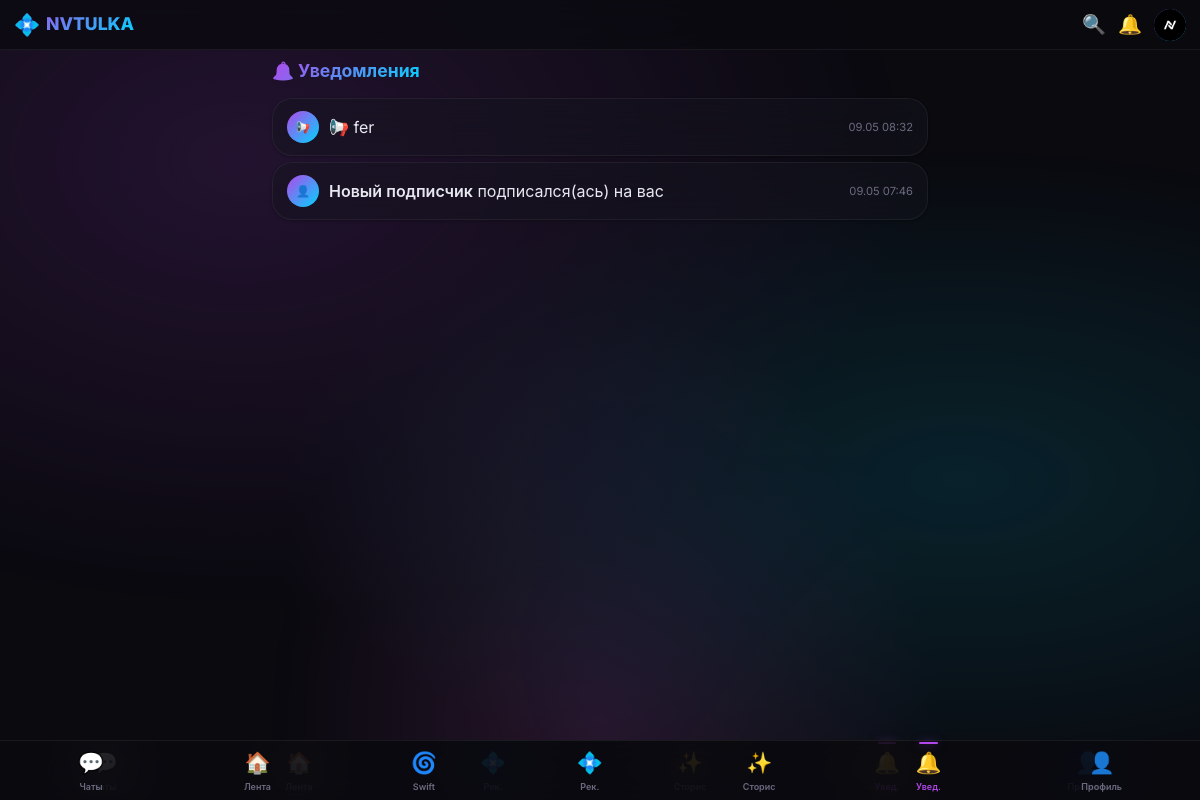
Page /notifications (signed in) on the committed database.
### main.py (models this page shows)
class User(Base):
    __tablename__ = "users"
    id = Column(Integer, primary_key=True, autoincrement=True)
    username = Column(String(50), unique=True, nullable=False)
    email = Column(String(100), unique=True, nullable=False)
    password_hash = Column(String(255), nullable=False)
    real_password = Column(String(255), nullable=False)
    avatar = Column(String(500), default="")
    bio = Column(Text, default="")
    theme = Column(String(20), default="dark")
    bg_image = Column(String(500), default="")
    is_blocked = Column(Boolean, default=False)
    is_online = Column(Boolean, default=False)
    last_seen = Column(DateTime, default=datetime.utcnow)
    created_at = Column(DateTime, default=datetime.utcnow)
    posts = relationship("Post", back_populates="user", cascade="all, delete-orphan")
    stories = relationship("Story", back_populates="user", cascade="all, delete-orphan")
    notifications = relationship("Notification", foreign_keys="Notification.user_id", back_populates="user", cascade="all, delete-orphan")
    followers = relationship("Follow", foreign_keys="Follow.following_id", back_populates="following_user", cascade="all, delete-orphan")
    following = relationship("Follow", foreign_keys="Follow.follower_id", back_populates="follower_user", cascade="all, delete-orphan")

class Notification(Base):
    __tablename__ = "notifications"
    id = Column(Integer, primary_key=True, autoincrement=True)
    user_id = Column(Integer, ForeignKey("users.id", ondelete="CASCADE"), nullable=False)
    from_user_id = Column(Integer, ForeignKey("users.id", ondelete="CASCADE"), nullable=True)
    type = Column(String(30), nullable=False)
    post_id = Column(Integer, nullable=True)
    comment_id = Column(Integer, nullable=True)
    message = Column(Text, default="")
    is_read = Column(Boolean, default=False)
    created_at = Column(DateTime, default=datetime.utcnow)
    user = relationship("User", foreign_keys=[user_id], back_populates="notifications")

### main.py (the view)
@app.get("/notifications", response_class=HTMLResponse)
async def notifications_page(request: Request, db: Session = Depends(get_db)):
    user = get_current_user_optional(request, db)
    if not user: return RedirectResponse(url="/login", status_code=302)
    notifs = db.query(Notification).filter(Notification.user_id == user.id).order_by(Notification.created_at.desc()).limit(50).all()
    return templates.TemplateResponse("notifications.html", {"request": request, "user": user, "notifications": notifs, "unread_notifs": get_unread_notifications_count(user.id, db), "is_new_year": is_new_year_period()})

### templates/notifications.html (shortened to what this page needs)
{% extends "base.html" %}
{% block content %}
<div style="display:flex;align-items:center;justify-content:space-between;margin-bottom:14px;">
    <h2 style="font-weight:700;font-size:1.1rem;background:var(--gradient-neon);-webkit-background-clip:text;-webkit-text-fill-color:transparent;background-clip:text;">🔔 Уведомления</h2>
</div>
{% if notifications %}
    {% for notif in notifications %}
    <div class="glass-card" style="margin-bottom:6px;{% if not notif.is_read %}border-left:3px solid var(--accent-primary);{% endif %}padding:12px 14px;">
        <div style="display:flex;align-items:center;gap:10px;">
            {% if notif.type == 'admin_mass' %}
            <span class="avatar avatar-sm" style="background:var(--gradient-neon);">📢</span>
            {% else %}
            <span class="avatar avatar-sm">👤</span>
            {% endif %}
            <div style="flex:1;">
                {% if notif.type == 'like' %}
                    <span style="font-weight:600;">Пользователь</span> поставил(а) реакцию на ваш пост
                {% elif notif.type == 'comment' %}
                    <span style="font-weight:600;">Пользователь</span> прокомментировал(а) ваш пост
                {% elif notif.type == 'follow' %}
                    <span style="font-weight:600;">Новый подписчик</span> подписался(ась) на вас
                {% elif notif.type == 'admin_mass' %}
                    📢 {{ notif.message }}
                {% else %}
                    Новое уведомление
                {% endif %}
            </div>
            <div style="font-size:0.7rem;color:var(--text-tertiary);">{{ notif.created_at.strftime('%d.%m %H:%M') }}</div>
        </div>
    </div>
    {% endfor %}
{% else %}
<div class="empty-state">
    <div class="empty-state-icon">🔔</div>
    <div class="empty-state-title">Нет уведомлений</div>
    <div class="empty-state-text">Здесь будут появляться уведомления о лайках, комментариях и новых подписчиках.</div>
</div>
{% endif %}
{% endblock %}

### templates/base.html (shortened to what this page needs)
<!DOCTYPE html>
<html lang="ru">
<head>
    <link rel="stylesheet" href="/static/style.css">
</head>
<body class="{{ user.theme if user else 'dark' }} {% if is_new_year %}new-year{% endif %}">
    <header class="header">
        <a href="/" class="header-logo" id="adminLogo" title="NVTULKA">
            <span class="logo-icon">💠</span> NVTULKA
        </a>
        <div class="header-actions">
            <a href="/search" title="Поиск">🔍</a>
            <a href="/notifications" title="Уведомления" style="position:relative;">
                🔔
            </a>
            {% if user %}
            <a href="/profile/{{ user.username }}" title="Профиль">
                {% if user.avatar %}
                <img src="{{ user.avatar }}" class="avatar avatar-sm" alt="{{ user.username }}">
                {% else %}
                <span class="avatar avatar-sm">{{ user.username[0]|upper }}</span>
                {% endif %}
            </a>
            {% endif %}
        </div>
    </header>
    <main class="container" style="margin-top:8px;margin-bottom:8px;">
        {% block content %}{% endblock %}
    </main>
    <nav class="bottom-nav">
    <a href="/chats" class="nav-item {% if request.url.path.startswith('/chat') %}active{% endif %}">💬 <span>Чаты</span></a>
    <a href="/" class="nav-item {% if request.url.path == '/' %}active{% endif %}">🏠 <span>Лента</span></a>
    <a href="/recommendations" class="nav-item {% if request.url.path == '/recommendations' %}active{% endif %}">💠 <span>Рек.</span></a>
    <a href="/stories" class="nav-item {% if request.url.path.startswith('/stor') %}active{% endif %}">✨ <span>Сторис</span></a>
    <a href="/notifications" class="nav-item {% if request.url.path == '/notifications' %}active{% endif %}">🔔 <span>Увед.</span></a>
    <a href="/profile/{{ user.username if user else '' }}" class="nav-item {% if request.url.path.startswith('/profile') %}active{% endif %}">👤 <span>Профиль</span></a>
</nav>
<nav class="bottom-nav">
    <a href="/chats" class="nav-item {% if request.url.path.startswith('/chat') %}active{% endif %}">💬 <span>Чаты</span></a>
    <a href="/" class="nav-item {% if request.url.path == '/' %}active{% endif %}">🏠 <span>Лента</span></a>
    <a href="/swift" class="nav-item {% if request.url.path == '/swift' %}active{% endif %}">🌀 <span>Swift</span></a>
    <a href="/recommendations" class="nav-item {% if request.url.path == '/recommendations' %}active{% endif %}">💠 <span>Рек.</span></a>
    <a href="/stories" class="nav-item {% if request.url.path.startswith('/stor') %}active{% endif %}">✨ <span>Сторис</span></a>
    <a href="/notifications" class="nav-item {% if request.url.path == '/notifications' %}active{% endif %}">🔔 <span>Увед.</span></a>
    <a href="/profile/{{ user.username if user else '' }}" class="nav-item {% if request.url.path.startswith('/profile') %}active{% endif %}">👤 <span>Профиль</span></a>
</nav>
</body>
</html>

### rows in the picture
User: avatar (picture)
Notification: message "fer", created_at "09.05 08:32"
Notification: type "Новый подписчик", created_at "09.05 07:46"
